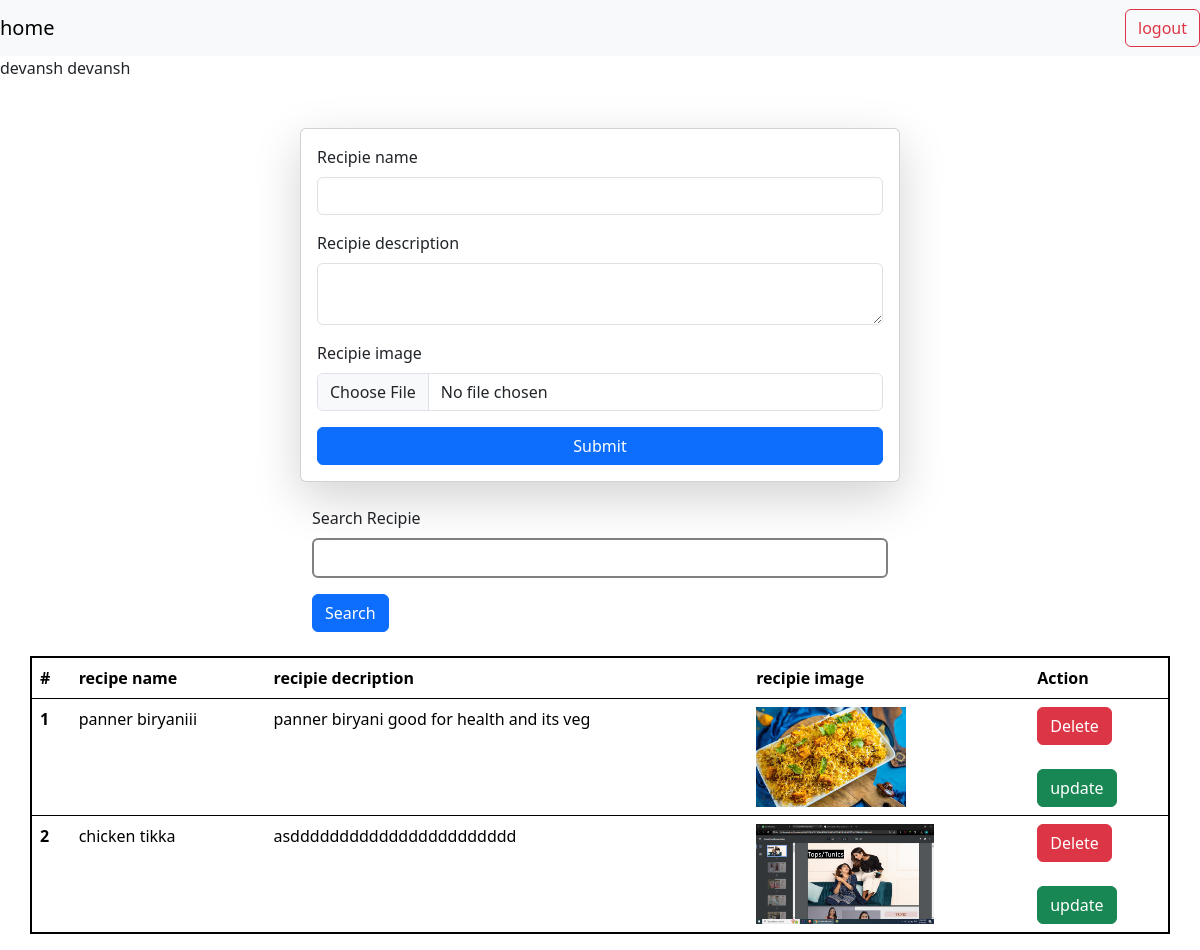
Screenshot of / (signed in) with the database file from the repository.
### recipiee/models.py (models this page shows, shortened)
class Recipie(models.Model):
    user = models.ForeignKey(User , on_delete=models.SET_NULL,blank=True ,null=True)
    recipie_name=models.CharField(max_length=100)
    recipie_description=models.TextField()
    recipie_img=models.ImageField(upload_to= "recpie")
    recipie_view_count =models.IntegerField(default=1)

### recipiee/views.py (the view, shortened to what this page needs)
# urls.py: path('',recipie),
@login_required(login_url="/loginpage/")
def recipie(request):
    quareyset=Recipie.objects.all()
    if request.GET.get('search'):
        print(request.GET.get('search'))
        quareyset = quareyset.filter(recipie_name__icontains = request.GET.get('search') )
    context={'recep': quareyset}
    return render(request,"index.html",context)

### recipiee/templates/index.html (shortened to what this page needs)
<!DOCTYPE html>
<html lang="en">
<head>
    <link href="https://cdn.jsdelivr.net/npm/bootstrap@5.3.3/dist/css/bootstrap.min.css" rel="stylesheet">
</head>
<body>
  <nav class="navbar navbar-light bg-light">
    <a class="navbar-brand">home</a>
    <form class="form-inline">
      {% if request.user.is_authenticated %}
      <a class="btn btn-outline-danger my-2 my-sm-0" href="/logout/">logout<a>
      {% else %}
      <a class="btn btn-outline-success my-2 my-sm-0" href="/login/">login<a>
        {% endif %}
    </form>
  </nav>
  {{request.user}}
  {{request.user.username}}
    <form class="container col-6 card p-3 mt-5 shadow-lg" method="POST" enctype="multipart/form-data" >
        <div class="mb-3 ">
          <label for="exampleInputEmail1" class="form-label">Recipie name</label>
          <input type="text" class="form-control" name="recipie_name">
        </div>
         <div class="mb-3">
            <label for="exampleInputEmail1" class="form-label">Recipie description</label>
            <textarea class="form-control" name="recipie_description"></textarea>
          </div>
        <div class="mb-3">
            <label for="exampleInputEmail1" class="form-label">Recipie image</label>
            <input type="file" class="form-control" name="recipie_img">
          </div>
          <button type="submit" class="btn btn-primary">Submit</button>
      </form>
<br>
<div class="searchboxout col-6 container">
<div class="searchbox_field">
<form>
  <div class="mb-3  " >
    <label for="exampleInputEmail1" class="form-label">Search Recipie</label>
    <input type="text" class="form-control" name="search" style="border: 2px solid grey;">
  </div>
   <button type="submit" class="btn btn-primary">Search</button>
   </form>
</div>
</div>
<br>
     <div>
        <table class="table container" style="border: 2px solid black;">
            <thead>
              <tr>
                <th scope="col">#</th>
                <th scope="col">recipe name</th>
                <th scope="col">recipie decription</th>
                <th scope="col">recipie image</th>
                <th scope="col">Action</th>
              </tr>
            </thead>
            <tbody>
                {% for recipies in recep%}
              <tr>
                <th scope="row">{{forloop.counter}}</th>
                <td>{{ recipies.recipie_name}}</td>
                <td>{{ recipies.recipie_description}}</td>
                <td><img src="/media/{{ recipies.recipie_img}}" style="height: 100px;"></td>
                <td><a href="/delete/{{ recipies.id}}/" class="btn btn-danger">Delete</a><br><br>
                  <a href="/update/{{ recipies.id}}/" class="btn btn-success">update</a>
                </td>
              </tr>
             {%endfor%}
            </tbody>
          </table>
     </div>
</body>
</html>

### rows the page displays
Recipie: recipie_name "panner biryaniii", recipie_description "panner biryani good for health and its veg", recipie_img (picture)
Recipie: recipie_name "chicken tikka", recipie_description "asddddddddddddddddddddddd", recipie_img (picture)

### other values shown
{{ request.user }} "devansh"
{{ request.user.username }} "devansh"
